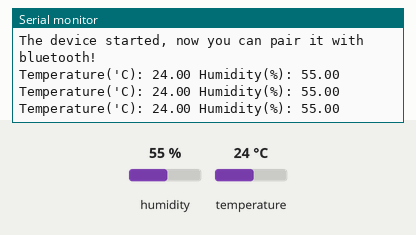
Bench run of a sketch on a simulated ESP32. Parts: the last lines printed to the serial monitor. The test bench sets the inputs (shaded band); at power-on: humidity 55 %, temperature 24 °C. Nothing arrives over Bluetooth unless stated.

Above: at 2.8 s.
2.9 s: humidity set to 22 %
At 5.5 s:
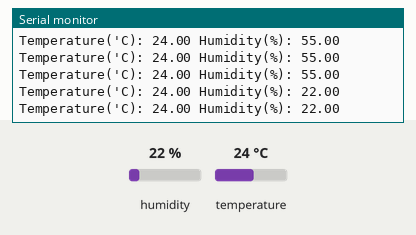
5.6 s: temperature set to 12 °C
At 6.9 s:
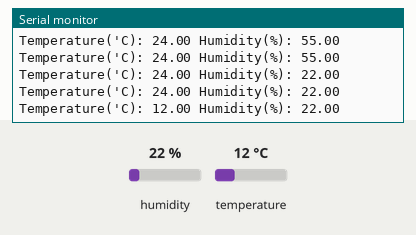
8.3 s: humidity set to 40 %
At 10.0 s:
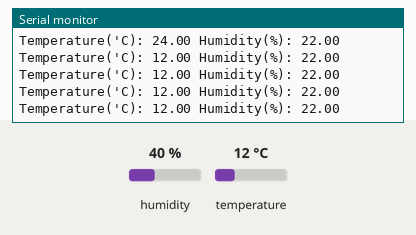
Timing chart, 0 to 11.5 s (numbered marks = the images above; inputs shaded):
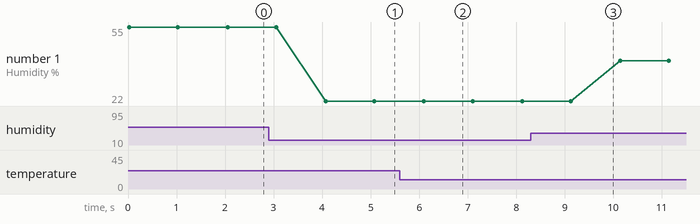

Measured:
- after the input at 2.9 s, the serial monitor: prints a new line after 1.2 s (image 1)
- after the input at 5.6 s, the serial monitor: prints a new line after 0.50 s (image 2)
- plotted number 1: 55 → 22 after the input at 2.9 s, 22 → 40 after the input at 8.3 s

The sketch:

DHT11_Sensor.ino
```cpp
#include "DHT.h"
#include "BluetoothSerial.h"
DHT dht2(15,DHT11);

#if !defined(CONFIG_BT_ENABLED) || !defined(CONFIG_BLUEDROID_ENABLED)
#error Bluetooth is not enabled! Please run `make menuconfig` to and enable it
#endif
BluetoothSerial SerialBT;
void setup() {
  Serial.begin(115200);
  Serial.println("**********System is starting**************");
  SerialBT.begin("ESP32test"); //Bluetooth device name
  Serial.println("The device started, now you can pair it with bluetooth!");

}

void loop() {
  SerialBT.print("Temperature('C): ");
  SerialBT.println(dht2.readTemperature());
  SerialBT.print("Humidity(%): ");
  SerialBT.println(dht2.readHumidity());

  Serial.print("Temperature('C): ");
  Serial.print(dht2.readTemperature());
  Serial.print(" ");
  Serial.print("Humidity(%): ");
  Serial.println(dht2.readHumidity());
  delay(1000);
}
```
